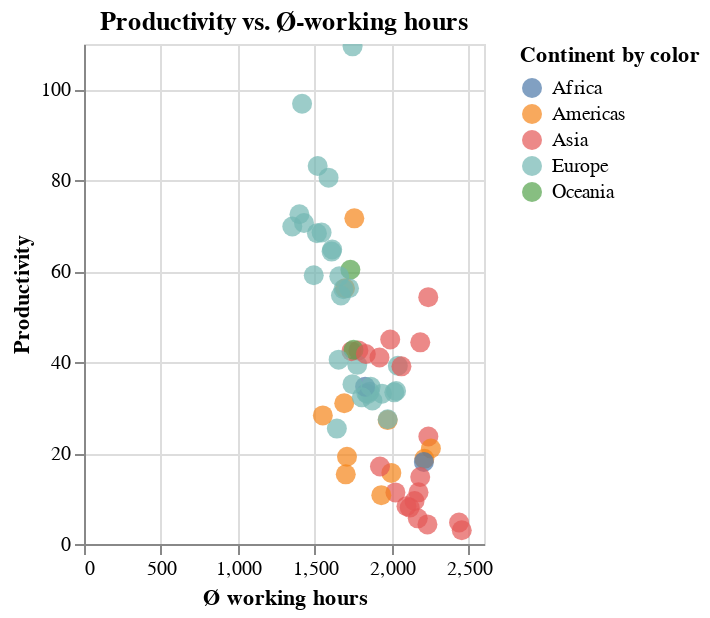

Notebook source saved alongside this figure:
### Code cell
#case by case view
alt.Chart(df).mark_circle(size=100).encode(
    x='Ø working hours:Q',
    y='Productivity:Q',
    color=alt.Color('Continent', legend=alt.Legend(title="Continent by color"))
).interactive(
).properties(
    title='Productivity vs. Ø-working hours',
    width=200,
    height=250
)

### Figure 1 — Vega-Lite specification as saved in the notebook (floating-point values rounded to 4 significant figures)
{"config": {"view": {"continuousWidth": 400, "continuousHeight": 300}}, "data": {"name": "data-7e5e1d31b7d7dfe3b746d19bb1e7c61c"}, "mark": {"type": "circle", "size": 100}, "encoding": {"color": {"field": "Continent", "legend": {"title": "Continent by color"}, "type": "nominal"}, "x": {"field": "Ø working hours", "type": "quantitative"}, "y": {"field": "Productivity", "type": "quantitative"}}, "height": 250, "selection": {"selector001": {"type": "interval", "bind": "scales", "encodings": ["x", "y"]}}, "title": "Productivity vs. Ø-working hours", "width": 200, "$schema": "https://vega.github.io/schema/vega-lite/v4.17.0.json", "datasets": {"data-7e5e1d31b7d7dfe3b746d19bb1e7c61c": [{"Continent": "Americas", "Country": "Argentina", "Code": "ARG", "Year": 2017, "Ø working hours": 1692.0, "GDP": 23270.0, "Population": 44054616, "Gini coefficient": 0.3408, "Life satisfaction": 6.086, "Productivity": 30.96, "Health expenditure": 2470.0}, {"Continent": "Oceania", "Country": "Australia", "Code": "AUS", "Year": 2017, "Ø working hours": 1731.0, "GDP": 52540.0, "Population": 24590336, "Gini coefficient": 0.3408, "Life satisfaction": 7.234, "Productivity": 60.34, "Health expenditure": 4716.0}, {"Continent": "Europe", "Country": "Austria", "Code": "AUT", "Year": 2017, "Ø working hours": 1613.0, "GDP": 51950.0, "Population": 8797497, "Gini coefficient": 0.2974, "Life satisfaction": 7.195, "Productivity": 64.78, "Health expenditure": 5641.0}, {"Continent": "Asia", "Country": "Bangladesh", "Code": "BGD", "Year": 2017, "Ø working hours": 2232.0, "GDP": 4113.0, "Population": 161793968, "Gini coefficient": 0.3408, "Life satisfaction": 5.114, "Productivity": 4.308, "Health expenditure": 101.2}, {"Continent": "Europe", "Country": "Belgium", "Code": "BEL", "Year": 2017, "Ø working hours": 1544.0, "GDP": 45150.0, "Population": 11384491, "Gini coefficient": 0.2739, "Life satisfaction": 6.772, "Productivity": 68.52, "Health expenditure": 5450.0}, {"Continent": "Americas", "Country": "Brazil", "Code": "BRA", "Year": 2017, "Ø working hours": 1709.0, "GDP": 14280.0, "Population": 208504960, "Gini coefficient": 0.5333, "Life satisfaction": 6.451, "Productivity": 19.19, "Health expenditure": 1376.0}, {"Continent": "Europe", "Country": "Bulgaria", "Code": "BGR", "Year": 2017, "Ø working hours": 1644.0, "GDP": 19580.0, "Population": 7182430, "Gini coefficient": 0.4038, "Life satisfaction": 5.108, "Productivity": 25.39, "Health expenditure": 1608.0}, {"Continent": "Asia", "Country": "Cambodia", "Code": "KHM", "Year": 2017, "Ø working hours": 2456.0, "GDP": 3951.0, "Population": 15830694, "Gini coefficient": 0.3408, "Life satisfaction": 4.998, "Productivity": 3.023, "Health expenditure": 224.8}, {"Continent": "Americas", "Country": "Canada", "Code": "CAN", "Year": 2017, "Ø working hours": 1696.0, "GDP": 48900.0, "Population": 36554344, "Gini coefficient": 0.3331, "Life satisfaction": 7.109, "Productivity": 56.26, "Health expenditure": 5209.0}, {"Continent": "Americas", "Country": "Chile", "Code": "CHL", "Year": 2017, "Ø working hours": 1974.0, "GDP": 22860.0, "Population": 18368582, "Gini coefficient": 0.4444, "Life satisfaction": 5.942, "Productivity": 27.26, "Health expenditure": 2219.0}, {"Continent": "Asia", "Country": "China", "Code": "CHN", "Year": 2017, "Ø working hours": 2174.0, "GDP": 13850.0, "Population": 1410275968, "Gini coefficient": 0.3908, "Life satisfaction": 5.144, "Productivity": 11.36, "Health expenditure": 706.4}, {"Continent": "Americas", "Country": "Colombia", "Code": "COL", "Year": 2017, "Ø working hours": 1998.0, "GDP": 13430.0, "Population": 48351668, "Gini coefficient": 0.4972, "Life satisfaction": 6.35, "Productivity": 15.63, "Health expenditure": 1088.0}, {"Continent": "Americas", "Country": "Costa Rica", "Code": "CRI", "Year": 2017, "Ø working hours": 2212.0, "GDP": 18130.0, "Population": 4993849, "Gini coefficient": 0.4835, "Life satisfaction": 6.998, "Productivity": 18.73, "Health expenditure": 1440.0}, {"Continent": "Europe", "Country": "Croatia", "Code": "HRV", "Year": 2017, "Ø working hours": 1835.0, "GDP": 25360.0, "Population": 4192468, "Gini coefficient": 0.3035, "Life satisfaction": 5.626, "Productivity": 33.16, "Health expenditure": 1804.0}, {"Continent": "Asia", "Country": "Cyprus", "Code": "CYP", "Year": 2017, "Ø working hours": 1784.0, "GDP": 31250.0, "Population": 1208527, "Gini coefficient": 0.3142, "Life satisfaction": 6.137, "Productivity": 42.59, "Health expenditure": 2533.0}, {"Continent": "Europe", "Country": "Czechia", "Code": "CZE", "Year": 2017, "Ø working hours": 1776.0, "GDP": 35580.0, "Population": 10531315, "Gini coefficient": 0.2485, "Life satisfaction": 6.242, "Productivity": 39.42, "Health expenditure": 2786.0}, {"Continent": "Europe", "Country": "Denmark", "Code": "DNK", "Year": 2017, "Ø working hours": 1400.0, "GDP": 51670.0, "Population": 5737286, "Gini coefficient": 0.2875, "Life satisfaction": 7.693, "Productivity": 72.54, "Health expenditure": 5573.0}, {"Continent": "Americas", "Country": "Ecuador", "Code": "ECU", "Year": 2017, "Ø working hours": 1701.0, "GDP": 11410.0, "Population": 16696947, "Gini coefficient": 0.4467, "Life satisfaction": 5.809, "Productivity": 15.32, "Health expenditure": 863.0}, {"Continent": "Europe", "Country": "Estonia", "Code": "EST", "Year": 2017, "Ø working hours": 1857.0, "GDP": 30980.0, "Population": 1317550, "Gini coefficient": 0.3036, "Life satisfaction": 6.035, "Productivity": 33.49, "Health expenditure": 2242.0}, {"Continent": "Europe", "Country": "Finland", "Code": "FIN", "Year": 2017, "Ø working hours": 1659.0, "GDP": 43830.0, "Population": 5508146, "Gini coefficient": 0.2738, "Life satisfaction": 7.78, "Productivity": 58.88, "Health expenditure": 4339.0}, {"Continent": "Europe", "Country": "France", "Code": "FRA", "Year": 2017, "Ø working hours": 1514.0, "GDP": 42820.0, "Population": 64144092, "Gini coefficient": 0.3163, "Life satisfaction": 6.69, "Productivity": 68.37, "Health expenditure": 5060.0}, {"Continent": "Europe", "Country": "Germany", "Code": "DEU", "Year": 2017, "Ø working hours": 1354.0, "GDP": 51250.0, "Population": 82624368, "Gini coefficient": 0.312, "Life satisfaction": 7.035, "Productivity": 69.85, "Health expenditure": 6028.0}, {"Continent": "Europe", "Country": "Greece", "Code": "GRC", "Year": 2017, "Ø working hours": 2017.0, "GDP": 26480.0, "Population": 10692230, "Gini coefficient": 0.3435, "Life satisfaction": 5.952, "Productivity": 33.36, "Health expenditure": 2326.0}, {"Continent": "Asia", "Country": "Hong Kong", "Code": "HKG", "Year": 2017, "Ø working hours": 2186.0, "GDP": 49930.0, "Population": 7461508, "Gini coefficient": 0.3408, "Life satisfaction": 5.659, "Productivity": 44.37, "Health expenditure": 2230.0}, {"Continent": "Europe", "Country": "Hungary", "Code": "HUN", "Year": 2017, "Ø working hours": 1937.0, "GDP": 26910.0, "Population": 9788940, "Gini coefficient": 0.3058, "Life satisfaction": 6.0, "Productivity": 33.06, "Health expenditure": 1989.0}, {"Continent": "Europe", "Country": "Iceland", "Code": "ISL", "Year": 2017, "Ø working hours": 1493.0, "GDP": 49840.0, "Population": 343641, "Gini coefficient": 0.2613, "Life satisfaction": 7.533, "Productivity": 59.13, "Health expenditure": 4763.0}, {"Continent": "Asia", "Country": "India", "Code": "IND", "Year": 2017, "Ø working hours": 2117.0, "GDP": 6188.0, "Population": 1354195712, "Gini coefficient": 0.3594, "Life satisfaction": 3.249, "Productivity": 8.01, "Health expenditure": 181.5}, {"Continent": "Asia", "Country": "Indonesia", "Code": "IDN", "Year": 2017, "Ø working hours": 2024.0, "GDP": 10640.0, "Population": 264498848, "Gini coefficient": 0.3879, "Life satisfaction": 5.347, "Productivity": 11.35, "Health expenditure": 317.6}, {"Continent": "Europe", "Country": "Ireland", "Code": "IRL", "Year": 2017, "Ø working hours": 1746.0, "GDP": 86810.0, "Population": 4771860, "Gini coefficient": 0.3136, "Life satisfaction": 7.255, "Productivity": 109.5, "Health expenditure": 5583.0}, {"Continent": "Asia", "Country": "Israel", "Code": "ISR", "Year": 2017, "Ø working hours": 1921.0, "GDP": 38980.0, "Population": 8309256, "Gini coefficient": 0.382, "Life satisfaction": 7.332, "Productivity": 41.02, "Health expenditure": 2992.0}, {"Continent": "Europe", "Country": "Italy", "Code": "ITA", "Year": 2017, "Ø working hours": 1723.0, "GDP": 40160.0, "Population": 60004024, "Gini coefficient": 0.3593, "Life satisfaction": 6.445, "Productivity": 56.27, "Health expenditure": 3617.0}, {"Continent": "Asia", "Country": "Japan", "Code": "JPN", "Year": 2017, "Ø working hours": 1738.0, "GDP": 39600.0, "Population": 126662464, "Gini coefficient": 0.3408, "Life satisfaction": 5.908, "Productivity": 42.42, "Health expenditure": 4398.0}, {"Continent": "Europe", "Country": "Latvia", "Code": "LVA", "Year": 2017, "Ø working hours": 1875.0, "GDP": 27160.0, "Population": 1954861, "Gini coefficient": 0.3557, "Life satisfaction": 5.97, "Productivity": 31.57, "Health expenditure": 1704.0}, {"Continent": "Europe", "Country": "Lithuania", "Code": "LTU", "Year": 2017, "Ø working hours": 1844.0, "GDP": 29830.0, "Population": 2904452, "Gini coefficient": 0.3729, "Life satisfaction": 6.064, "Productivity": 32.99, "Health expenditure": 2178.0}, {"Continent": "Europe", "Country": "Luxembourg", "Code": "LUX", "Year": 2017, "Ø working hours": 1519.0, "GDP": 90600.0, "Population": 596290, "Gini coefficient": 0.3452, "Life satisfaction": 7.404, "Productivity": 83.17, "Health expenditure": 5981.0}, {"Continent": "Asia", "Country": "Malaysia", "Code": "MYS", "Year": 2017, "Ø working hours": 2238.0, "GDP": 24160.0, "Population": 31975812, "Gini coefficient": 0.3408, "Life satisfaction": 5.428, "Productivity": 23.65, "Health expenditure": 987.6}, {"Continent": "Europe", "Country": "Malta", "Code": "MLT", "Year": 2017, "Ø working hours": 2040.0, "GDP": 35150.0, "Population": 479507, "Gini coefficient": 0.2923, "Life satisfaction": 6.733, "Productivity": 39.22, "Health expenditure": 3873.0}, {"Continent": "Americas", "Country": "Mexico", "Code": "MEX", "Year": 2017, "Ø working hours": 2255.0, "GDP": 18940.0, "Population": 122839256, "Gini coefficient": 0.3408, "Life satisfaction": 6.432, "Productivity": 21.02, "Health expenditure": 1076.0}, {"Continent": "Asia", "Country": "Myanmar", "Code": "MMR", "Year": 2017, "Ø working hours": 2438.0, "GDP": 4763.0, "Population": 52288344, "Gini coefficient": 0.307, "Life satisfaction": 4.434, "Productivity": 4.735, "Health expenditure": 214.6}, {"Continent": "Europe", "Country": "Netherlands", "Code": "NLD", "Year": 2017, "Ø working hours": 1430.0, "GDP": 54230.0, "Population": 17207204, "Gini coefficient": 0.2854, "Life satisfaction": 7.425, "Productivity": 70.62, "Health expenditure": 5603.0}, {"Continent": "Oceania", "Country": "New Zealand", "Code": "NZL", "Year": 2017, "Ø working hours": 1752.0, "GDP": 39730.0, "Population": 4746253, "Gini coefficient": 0.3408, "Life satisfaction": 7.205, "Productivity": 42.74, "Health expenditure": 3876.0}, {"Continent": "Africa", "Country": "Nigeria", "Code": "NGA", "Year": 2017, "Ø working hours": 1827.0, "GDP": 5061.0, "Population": 193495904, "Gini coefficient": 0.3408, "Life satisfaction": 4.356, "Productivity": 34.62, "Health expenditure": 194.8}, {"Continent": "Europe", "Country": "Norway", "Code": "NOR", "Year": 2017, "Ø working hours": 1417.0, "GDP": 69600.0, "Population": 5277396, "Gini coefficient": 0.2699, "Life satisfaction": 7.442, "Productivity": 96.85, "Health expenditure": 6631.0}, {"Continent": "Asia", "Country": "Pakistan", "Code": "PAK", "Year": 2017, "Ø working hours": 2096.0, "GDP": 4744.0, "Population": 216379648, "Gini coefficient": 0.3408, "Life satisfaction": 4.443, "Productivity": 8.322, "Health expenditure": 132.7}, {"Continent": "Americas", "Country": "Peru", "Code": "PER", "Year": 2017, "Ø working hours": 1932.0, "GDP": 11960.0, "Population": 31605488, "Gini coefficient": 0.4329, "Life satisfaction": 5.999, "Productivity": 10.75, "Health expenditure": 624.0}, {"Continent": "Asia", "Country": "Philippines", "Code": "PHL", "Year": 2017, "Ø working hours": 2149.0, "GDP": 7858.0, "Population": 106738496, "Gini coefficient": 0.3408, "Life satisfaction": 6.268, "Productivity": 9.45, "Health expenditure": 321.6}, {"Continent": "Europe", "Country": "Poland", "Code": "POL", "Year": 2017, "Ø working hours": 2028.0, "GDP": 29050.0, "Population": 38532816, "Gini coefficient": 0.303, "Life satisfaction": 6.242, "Productivity": 33.66, "Health expenditure": 1972.0}, {"Continent": "Europe", "Country": "Portugal", "Code": "PRT", "Year": 2017, "Ø working hours": 1863.0, "GDP": 30430.0, "Population": 10307528, "Gini coefficient": 0.338, "Life satisfaction": 6.095, "Productivity": 34.62, "Health expenditure": 3072.0}, {"Continent": "Europe", "Country": "Romania", "Code": "ROU", "Year": 2017, "Ø working hours": 1806.0, "GDP": 25420.0, "Population": 19698852, "Gini coefficient": 0.3602, "Life satisfaction": 6.13, "Productivity": 32.27, "Health expenditure": 1399.0}, {"Continent": "Europe", "Country": "Russia", "Code": "RUS", "Year": 2017, "Ø working hours": 1974.0, "GDP": 26800.0, "Population": 145452544, "Gini coefficient": 0.3724, "Life satisfaction": 5.441, "Productivity": 27.45, "Health expenditure": 1406.0}, {"Continent": "Asia", "Country": "Singapore", "Code": "SGP", "Year": 2017, "Ø working hours": 2238.0, "GDP": 81440.0, "Population": 5764489, "Gini coefficient": 0.3408, "Life satisfaction": 6.378, "Productivity": 54.3, "Health expenditure": 4091.0}, {"Continent": "Europe", "Country": "Slovakia", "Code": "SVK", "Year": 2017, "Ø working hours": 1745.0, "GDP": 26470.0, "Population": 5439418, "Gini coefficient": 0.2324, "Life satisfaction": 6.243, "Productivity": 35.17, "Health expenditure": 2038.0}, {"Continent": "Europe", "Country": "Slovenia", "Code": "SVN", "Year": 2017, "Ø working hours": 1655.0, "GDP": 31590.0, "Population": 2098396, "Gini coefficient": 0.2422, "Life satisfaction": 6.665, "Productivity": 40.55, "Health expenditure": 2998.0}, {"Continent": "Africa", "Country": "South Africa", "Code": "ZAF", "Year": 2017, "Ø working hours": 2209.0, "GDP": 12740.0, "Population": 56641208, "Gini coefficient": 0.3408, "Life satisfaction": 5.035, "Productivity": 18.05, "Health expenditure": 1108.0}, {"Continent": "Asia", "Country": "South Korea", "Code": "KOR", "Year": 2017, "Ø working hours": 2063.0, "GDP": 40880.0, "Population": 51511640, "Gini coefficient": 0.3408, "Life satisfaction": 5.903, "Productivity": 39.08, "Health expenditure": 2926.0}, {"Continent": "Europe", "Country": "Spain", "Code": "ESP", "Year": 2017, "Ø working hours": 1686.0, "GDP": 38930.0, "Population": 46584168, "Gini coefficient": 0.3465, "Life satisfaction": 6.457, "Productivity": 56.06, "Health expenditure": 3557.0}, {"Continent": "Asia", "Country": "Sri Lanka", "Code": "LKA", "Year": 2017, "Ø working hours": 1924.0, "GDP": 12730.0, "Population": 21506816, "Gini coefficient": 0.3408, "Life satisfaction": 4.213, "Productivity": 17.05, "Health expenditure": 459.2}, {"Continent": "Europe", "Country": "Sweden", "Code": "SWE", "Year": 2017, "Ø working hours": 1609.0, "GDP": 52030.0, "Population": 10058191, "Gini coefficient": 0.2877, "Life satisfaction": 7.398, "Productivity": 64.34, "Health expenditure": 5656.0}, {"Continent": "Europe", "Country": "Switzerland", "Code": "CHE", "Year": 2017, "Ø working hours": 1590.0, "GDP": 73620.0, "Population": 8451688, "Gini coefficient": 0.3268, "Life satisfaction": 7.694, "Productivity": 80.59, "Health expenditure": 7990.0}, {"Continent": "Asia", "Country": "Taiwan", "Code": "TWN", "Year": 2017, "Ø working hours": 1990.0, "GDP": 45380.0, "Population": 23665028, "Gini coefficient": 0.3408, "Life satisfaction": 6.537, "Productivity": 45.0, "Health expenditure": 2230.0}, {"Continent": "Asia", "Country": "Thailand", "Code": "THA", "Year": 2017, "Ø working hours": 2185.0, "GDP": 16670.0, "Population": 70898208, "Gini coefficient": 0.3653, "Life satisfaction": 6.022, "Productivity": 14.75, "Health expenditure": 669.6}, {"Continent": "Asia", "Country": "Turkey", "Code": "TUR", "Year": 2017, "Ø working hours": 1832.0, "GDP": 26610.0, "Population": 82089824, "Gini coefficient": 0.4141, "Life satisfaction": 4.872, "Productivity": 41.8, "Health expenditure": 1167.0}, {"Continent": "Europe", "Country": "United Kingdom", "Code": "GBR", "Year": 2017, "Ø working hours": 1670.0, "GDP": 44090.0, "Population": 66064808, "Gini coefficient": 0.3515, "Life satisfaction": 7.157, "Productivity": 54.68, "Health expenditure": 4516.0}, {"Continent": "Americas", "Country": "United States", "Code": "USA", "Year": 2017, "Ø working hours": 1757.0, "GDP": 60120.0, "Population": 329791232, "Gini coefficient": 0.4118, "Life satisfaction": 6.944, "Productivity": 71.64, "Health expenditure": 10100.0}, {"Continent": "Americas", "Country": "Uruguay", "Code": "URY", "Year": 2017, "Ø working hours": 1552.0, "GDP": 20620.0, "Population": 3422205, "Gini coefficient": 0.3946, "Life satisfaction": 6.6, "Productivity": 28.3, "Health expenditure": 2030.0}, {"Continent": "Asia", "Country": "Vietnam", "Code": "VNM", "Year": 2017, "Ø working hours": 2170.0, "GDP": 6842.0, "Population": 94033048, "Gini coefficient": 0.3408, "Life satisfaction": 5.467, "Productivity": 5.653, "Health expenditure": 424.0}]}}
